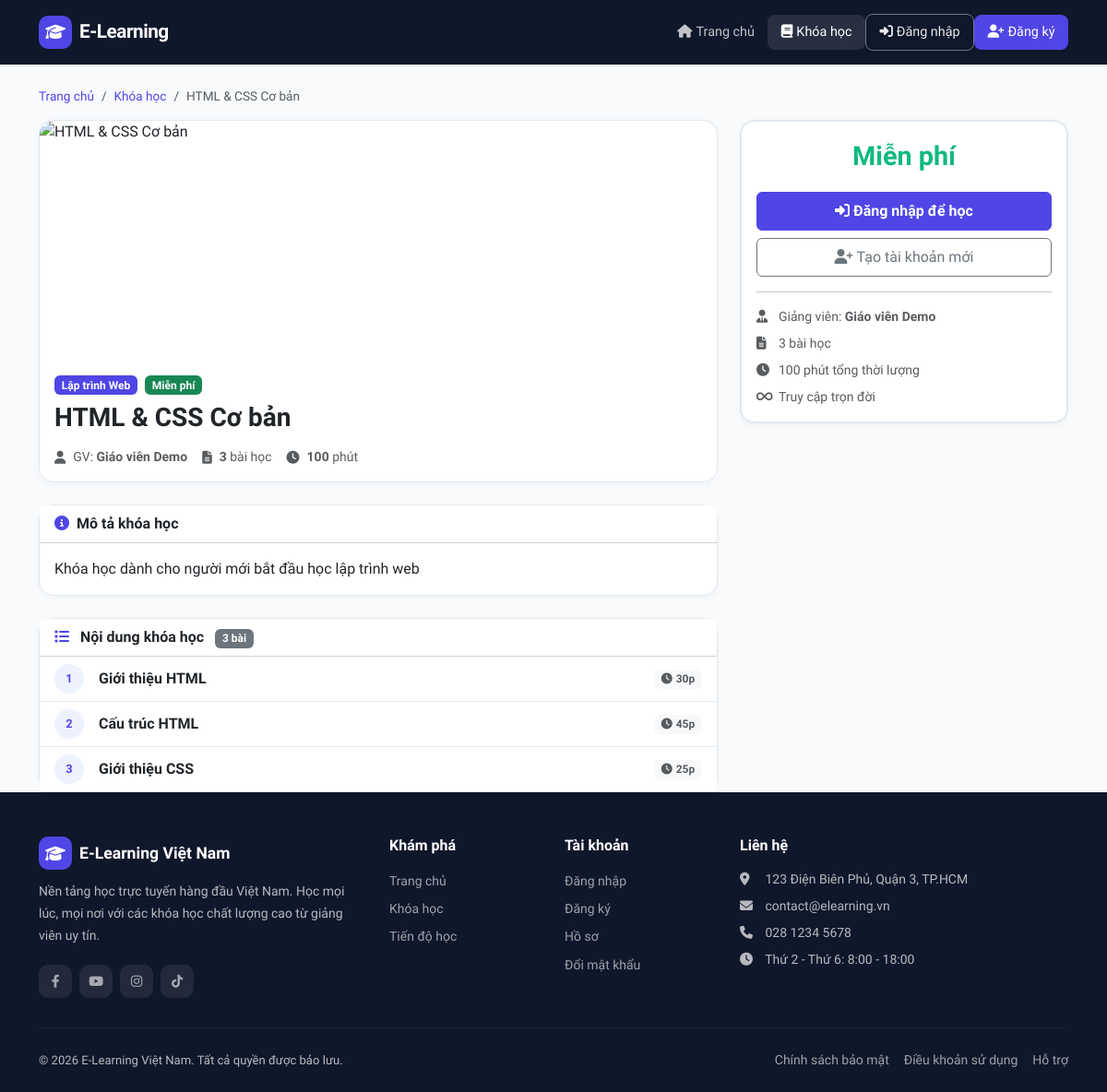
The page /views/khoa-hoc/chi-tiet.php?id=1 on the database its author committed.
### tables this page shows
CREATE TABLE IF NOT EXISTS khoa_hoc (
    id INT AUTO_INCREMENT PRIMARY KEY,
    ten_khoa_hoc VARCHAR(200) NOT NULL,
    mo_ta TEXT,
    hinh_anh VARCHAR(255),
    gia_tien DECIMAL(10,0) DEFAULT 0,
    id_nguoi_tao INT,
    id_danh_muc INT,
    trang_thai ENUM('ban_nhap', 'da_duyet', 'bi_an') DEFAULT 'ban_nhap',
    ngay_tao TIMESTAMP DEFAULT CURRENT_TIMESTAMP,
    FOREIGN KEY (id_nguoi_tao) REFERENCES nguoi_dung(id) ON DELETE SET NULL,
    FOREIGN KEY (id_danh_muc) REFERENCES danh_muc(id) ON DELETE SET NULL
);

CREATE TABLE IF NOT EXISTS danh_muc (
    id INT AUTO_INCREMENT PRIMARY KEY,
    ten_danh_muc VARCHAR(100) NOT NULL,
    mo_ta TEXT,
    ngay_tao TIMESTAMP DEFAULT CURRENT_TIMESTAMP
);

CREATE TABLE IF NOT EXISTS nguoi_dung (
    id INT AUTO_INCREMENT PRIMARY KEY,
    ho_ten VARCHAR(100) NOT NULL,
    email VARCHAR(100) UNIQUE NOT NULL,
    mat_khau VARCHAR(255) NOT NULL,
    vai_tro ENUM('hoc_vien', 'giao_vien', 'quan_tri') DEFAULT 'hoc_vien',
    anh_dai_dien VARCHAR(255) DEFAULT NULL,
    ngay_tao TIMESTAMP DEFAULT CURRENT_TIMESTAMP,
    trang_thai ENUM('hoat_dong', 'khong_hoat_dong') DEFAULT 'hoat_dong'
);

CREATE TABLE IF NOT EXISTS bai_hoc (
    id INT AUTO_INCREMENT PRIMARY KEY,
    id_khoa_hoc INT NOT NULL,
    tieu_de VARCHAR(200) NOT NULL,
    noi_dung TEXT,
    video_url VARCHAR(255),
    thu_tu INT DEFAULT 0,
    thoi_luong_phut INT DEFAULT 0,
    ngay_tao TIMESTAMP DEFAULT CURRENT_TIMESTAMP,
    FOREIGN KEY (id_khoa_hoc) REFERENCES khoa_hoc(id) ON DELETE CASCADE
);

### config/database.php (called while the page is built, shortened)
<?php
class Database {
    private static $instance = null;
    private $conn;
    private function __construct() {
        $this->conn = new mysqli(DB_HOST, DB_USER, DB_PASS, DB_NAME, DB_PORT);
        $this->conn->set_charset("utf8");
    }
    public static function getInstance() {
        if (!self::$instance) {
            self::$instance = new self();
        }
        return self::$instance;
    }
    public function getConnection() {
        return $this->conn;
    }
}
?>

### models/khoa_hoc.php (called while the page is built, shortened)
<?php
require_once __DIR__ . '/../config/database.php';
class KhoaHoc {
    private $db;
    public function __construct() {
        $this->db = Database::getInstance()->getConnection();
    }
    public function layTheoId($id) {
        $sql = "SELECT kh.*, nd.ho_ten as ten_giao_vien, dm.ten_danh_muc
                FROM khoa_hoc kh
                LEFT JOIN nguoi_dung nd ON kh.id_nguoi_tao = nd.id
                LEFT JOIN danh_muc dm ON kh.id_danh_muc = dm.id
                WHERE kh.id = ?";
        $stmt = $this->db->prepare($sql);
        $stmt->bind_param("i", $id);
        $stmt->execute();
        return $stmt->get_result()->fetch_assoc();
    }
}
?>

### models/bai_hoc.php (called while the page is built, shortened)
<?php
require_once __DIR__ . '/../config/database.php';
class BaiHoc {
    private $db;
    public function __construct() {
        $this->db = Database::getInstance()->getConnection();
    }
    public function layTheoKhoaHoc($khoa_hoc_id) {
        $sql = "SELECT * FROM bai_hoc WHERE id_khoa_hoc = ? ORDER BY thu_tu ASC";
        $stmt = $this->db->prepare($sql);
        $stmt->bind_param("i", $khoa_hoc_id);
        $stmt->execute();
        return $stmt->get_result()->fetch_all(MYSQLI_ASSOC);
    }
    public function tinhTongThoiLuong($khoa_hoc_id) {
        $stmt = $this->db->prepare("SELECT SUM(thoi_luong_phut) as tong FROM bai_hoc WHERE id_khoa_hoc = ?");
        $stmt->bind_param("i", $khoa_hoc_id);
        $stmt->execute();
        $result = $stmt->get_result()->fetch_assoc();
        return $result['tong'] ?? 0;
    }
}
?>

### models/auth.php (called while the page is built, shortened)
<?php
require_once __DIR__ . '/../config/database.php';
class Auth {
    public function kiemTraDangNhap() {
        return isset($_SESSION['nguoi_dung']);
    }
}
?>

### views/khoa-hoc/chi-tiet.php (the view, shortened to what this page needs)
<?php
require_once __DIR__ . '/../../models/auth.php';
require_once __DIR__ . '/../../models/khoa_hoc.php';
$auth = new Auth();
$khoa_hoc_model = new KhoaHoc();
$id = isset($_GET['id']) ? (int)$_GET['id'] : 0;
$khoa_hoc = $khoa_hoc_model->layTheoId($id);
require_once __DIR__ . '/../../models/bai_hoc.php';
$bh_model = new BaiHoc();
$bai_hoc_list = $bh_model->layTheoKhoaHoc($id);
$tong_thoi_luong = $bh_model->tinhTongThoiLuong($id);
$nguoi_dung_hien_tai = $auth->layThongTinNguoiDung();
$trang_thai_dk = $nguoi_dung_hien_tai
    ? $khoa_hoc_model->daDangKy($nguoi_dung_hien_tai['id'], $id)
    : null;
include __DIR__ . '/../../views/layouts/header.php';
?>
<div class="container mt-4">
    <nav aria-label="breadcrumb" class="mb-3">
        <ol class="breadcrumb">
            <li class="breadcrumb-item"><a href="<?php echo SITE_URL; ?>/index.php">Trang chủ</a></li>
            <li class="breadcrumb-item"><a href="<?php echo VIEWS_URL; ?>/khoa-hoc/index.php">Khóa học</a></li>
            <li class="breadcrumb-item active"><?php echo htmlspecialchars($khoa_hoc['ten_khoa_hoc']); ?></li>
        </ol>
    </nav>
    <div class="row g-4">
        <div class="col-lg-8">
            <div class="card mb-4 overflow-hidden" style="border-radius:16px">
                <?php
                $hinh_anh = !empty($khoa_hoc['hinh_anh'])
                    ? $khoa_hoc['hinh_anh']
                    : 'https://images.unsplash.com/photo-1516321318423-f06f85e504b3?w=800&h=300&fit=crop';
                ?>
                <img src="<?php echo $hinh_anh; ?>" class="w-100" style="height:260px;object-fit:cover"
                     alt="<?php echo htmlspecialchars($khoa_hoc['ten_khoa_hoc']); ?>"
                     onerror="this.src='https://images.unsplash.com/photo-1516321318423-f06f85e504b3?w=800&h=300&fit=crop'">
                <div class="card-body">
                    <div class="d-flex flex-wrap gap-2 mb-2">
                        <span class="badge" style="background:var(--primary)">
                            <?php echo htmlspecialchars($khoa_hoc['ten_danh_muc'] ?? 'Chưa phân loại'); ?>
                        </span>
                        <?php if ((int)($khoa_hoc['gia_tien'] ?? 0) === 0): ?>
                            <span class="badge bg-success">Miễn phí</span>
                        <?php endif; ?>
                    </div>
                    <h3 class="fw-bold mb-3"><?php echo htmlspecialchars($khoa_hoc['ten_khoa_hoc']); ?></h3>
                    <div class="row g-3">
                        <div class="col-auto">
                            <div class="d-flex align-items-center gap-2 text-muted small">
                                <i class="fas fa-user"></i>
                                <span>GV: <strong><?php echo htmlspecialchars($khoa_hoc['ten_giao_vien'] ?? 'Đang cập nhật'); ?></strong></span>
                            </div>
                        </div>
                        <div class="col-auto">
                            <div class="d-flex align-items-center gap-2 text-muted small">
                                <i class="fas fa-file-lines"></i>
                                <span><strong><?php echo count($bai_hoc_list); ?></strong> bài học</span>
                            </div>
                        </div>
                        <div class="col-auto">
                            <div class="d-flex align-items-center gap-2 text-muted small">
                                <i class="fas fa-clock"></i>
                                <span><strong><?php echo $tong_thoi_luong; ?></strong> phút</span>
                            </div>
                        </div>
                    </div>
                </div>
            </div>
            <?php if (!empty($khoa_hoc['mo_ta'])): ?>
            <div class="card mb-4" style="border-radius:16px">
                <div class="card-header bg-white fw-bold">
                    <i class="fas fa-info-circle me-2" style="color:var(--primary)"></i>Mô tả khóa học
                </div>
                <div class="card-body">
                    <p class="mb-0" style="white-space:pre-line"><?php echo htmlspecialchars($khoa_hoc['mo_ta']); ?></p>
                </div>
            </div>
            <?php endif; ?>
            <div class="card" style="border-radius:16px">
                <div class="card-header bg-white fw-bold">
                    <i class="fas fa-list me-2" style="color:var(--primary)"></i>
                    Nội dung khóa học
                    <span class="badge bg-secondary ms-2"><?php echo count($bai_hoc_list); ?> bài</span>
                </div>
                <div class="card-body p-0">
                    <?php if (empty($bai_hoc_list)): ?>
                        <div class="text-center py-4 text-muted">
                            <i class="fas fa-folder-open fa-2x mb-2"></i>
                            <p class="mb-0">Khóa học này chưa có bài học nào.</p>
                        </div>
                    <?php else: ?>
                        <div class="list-group list-group-flush">
                            <?php foreach ($bai_hoc_list as $index => $bh): ?>
                                <a href="<?php echo VIEWS_URL; ?>/bai-hoc/chi-tiet.php?id=<?php echo $bh['id']; ?>"
                                   class="list-group-item list-group-item-action d-flex justify-content-between align-items-center">
                                    <div class="d-flex align-items-center gap-3">
                                        <span class="badge rounded-circle"
                                              style="background:var(--primary-light);color:var(--primary);width:32px;height:32px;display:flex;align-items:center;justify-content:center;font-weight:700;font-size:0.8rem">
                                            <?php echo $index + 1; ?>
                                        </span>
                                        <div>
                                            <div class="fw-semibold"><?php echo htmlspecialchars($bh['tieu_de']); ?></div>
                                        </div>
                                    </div>
                                    <span class="badge bg-light text-muted">
                                        <i class="fas fa-clock me-1"></i><?php echo $bh['thoi_luong_phut']; ?>p
                                    </span>
                                </a>
                            <?php endforeach; ?>
                        </div>
                    <?php endif; ?>
                </div>
            </div>
        </div>
        <div class="col-lg-4">
            <div class="card mb-4 sticky-top" style="top:20px;border-radius:16px;border:2px solid var(--border)">
                <div class="card-body text-center">
                    <div class="mb-3">
                        <span class="<?php echo ((int)$khoa_hoc['gia_tien'] === 0) ? 'price-free' : 'price-tag'; ?>"
                              style="font-size:1.8rem">
                            <?php
                            if ((int)$khoa_hoc['gia_tien'] === 0) {
                                echo 'Miễn phí';
                            } else {
                                echo number_format($khoa_hoc['gia_tien'], 0, ',', '.') . 'đ';
                            }
                            ?>
                        </span>
                    </div>
                    <?php if ($auth->kiemTraDangNhap()): ?>
                        <?php if ($trang_thai_dk === 'da_xac_nhan'): ?>
                            <div class="d-grid gap-2">
                                <?php if (!empty($bai_hoc_list)): ?>
                                    <a href="<?php echo VIEWS_URL; ?>/bai-hoc/chi-tiet.php?id=<?php echo $bai_hoc_list[0]['id']; ?>"
                                       class="btn btn-success py-2 fw-semibold">
                                        <i class="fas fa-play me-1"></i>Học ngay
                                    </a>
                                <?php else: ?>
                                    <button class="btn btn-secondary py-2" disabled>Chưa có bài học</button>
                                <?php endif; ?>
                                <div class="alert alert-success py-2 mb-0 text-start">
                                    <i class="fas fa-check-circle me-1"></i>
                                    Bạn đã đăng ký khóa học này.
                                </div>
                            </div>
                        <?php elseif ($trang_thai_dk === 'cho_xu_ly'): ?>
                            <div class="alert alert-warning py-2 mb-2">
                                <i class="fas fa-clock me-1"></i>
                                Đăng ký đang chờ duyệt.
                            </div>
                            <a href="<?php echo VIEWS_URL; ?>/home/index.php" class="btn btn-outline-secondary w-100 py-2">
                                <i class="fas fa-chart-line me-1"></i>Xem tiến độ
                            </a>
                        <?php elseif ($trang_thai_dk === 'da_huy'): ?>
                            <form method="POST">
                                <button type="submit" name="dang_ky" class="btn btn-primary w-100 py-2 fw-semibold mb-2">
                                    <i class="fas fa-redo me-1"></i>Đăng ký lại
                                </button>
                            </form>
                            <a href="<?php echo VIEWS_URL; ?>/home/index.php" class="btn btn-outline-secondary w-100 py-2">
                                <i class="fas fa-chart-line me-1"></i>Xem tiến độ
                            </a>
                        <?php else: ?>
                            <form method="POST">
                                <button type="submit" name="dang_ky" class="btn btn-primary w-100 py-2 fw-semibold mb-2">
                                    <i class="fas fa-graduation-cap me-1"></i>
                                    <?php echo ((int)$khoa_hoc['gia_tien'] === 0) ? 'Đăng ký miễn phí' : 'Đăng ký khóa học'; ?>
                                </button>
                            </form>
                            <a href="<?php echo VIEWS_URL; ?>/home/index.php" class="btn btn-outline-secondary w-100 py-2">
                                <i class="fas fa-chart-line me-1"></i>Tiến độ học tập
                            </a>
                        <?php endif; ?>
                    <?php else: ?>
                        <a href="<?php echo VIEWS_URL; ?>/tai-khoan/dang-nhap.php" class="btn btn-primary w-100 py-2 fw-semibold mb-2">
                            <i class="fas fa-sign-in-alt me-1"></i>Đăng nhập để học
                        </a>
                        <a href="<?php echo VIEWS_URL; ?>/tai-khoan/dang-ky.php" class="btn btn-outline-secondary w-100 py-2">
                            <i class="fas fa-user-plus me-1"></i>Tạo tài khoản mới
                        </a>
                    <?php endif; ?>
                    <hr>
                    <div class="text-start">
                        <div class="d-flex align-items-center gap-2 mb-2 text-muted small">
                            <i class="fas fa-user-tie" style="width:16px"></i>
                            <span>Giảng viên: <strong><?php echo htmlspecialchars($khoa_hoc['ten_giao_vien'] ?? 'N/A'); ?></strong></span>
                        </div>
                        <div class="d-flex align-items-center gap-2 mb-2 text-muted small">
                            <i class="fas fa-file-lines" style="width:16px"></i>
                            <span><?php echo count($bai_hoc_list); ?> bài học</span>
                        </div>
                        <div class="d-flex align-items-center gap-2 mb-2 text-muted small">
                            <i class="fas fa-clock" style="width:16px"></i>
                            <span><?php echo $tong_thoi_luong; ?> phút tổng thời lượng</span>
                        </div>
                        <div class="d-flex align-items-center gap-2 text-muted small">
                            <i class="fas fa-infinity" style="width:16px"></i>
                            <span>Truy cập trọn đời</span>
                        </div>
                    </div>
                </div>
            </div>
        </div>
    </div>
</div>
<?php include __DIR__ . '/../../views/layouts/footer.php'; ?>

### rows shown on the page
khoa_hoc: ten_khoa_hoc "HTML & CSS Cơ bản", id_danh_muc.ten_danh_muc "Lập trình Web", id_nguoi_tao.ho_ten "Giáo viên Demo", mo_ta "Khóa học dành cho người mới bắt đầu học lập trình web"
bai_hoc: tieu_de "Giới thiệu HTML", thoi_luong_phut "30"
bai_hoc: tieu_de "Cấu trúc HTML", thoi_luong_phut "45"
bai_hoc: tieu_de "Giới thiệu CSS", thoi_luong_phut "25"

### other values the page prints
count($bai_hoc_list) "3"
$tong_thoi_luong "100"
